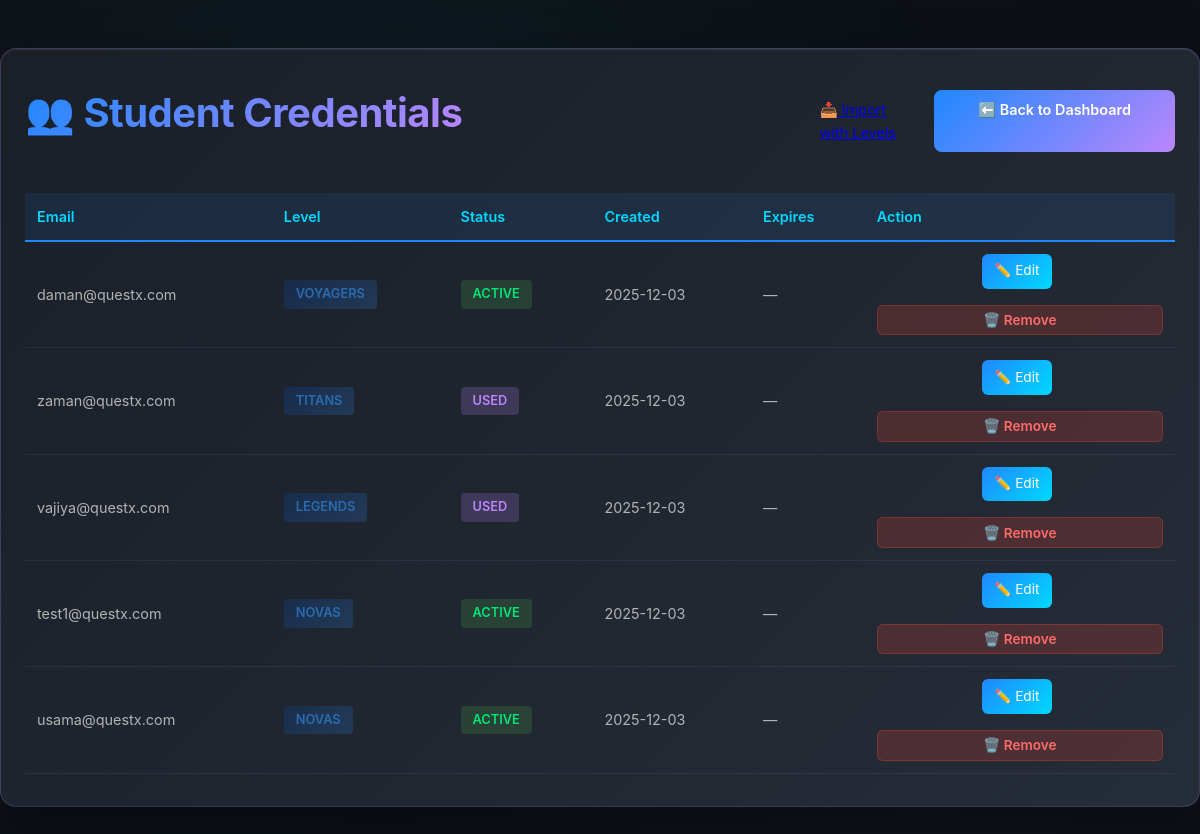
The page /admin/credentials (signed in) on the database its author committed.
### tables this page shows
CREATE TABLE student_credentials (
            id INTEGER PRIMARY KEY AUTOINCREMENT,
            email TEXT UNIQUE,
            password_hash TEXT,
            name TEXT,
            student_id TEXT,
            level TEXT DEFAULT 'NOVAS',
            status TEXT DEFAULT 'active',
            created_at TEXT,
            expires_at TEXT
        );

### app.py (the view)
@app.get('/admin/credentials')
def admin_credentials():
    if 'admin_id' not in session:
        return redirect(url_for('admin_login'))
    conn = get_db()
    credentials = conn.execute("""
        SELECT id, email, name, level, status, created_at, expires_at
        FROM student_credentials
        ORDER BY created_at DESC
    """).fetchall()
    conn.close()
    return render_template('admin_credentials.html', app_title=APP_TITLE, credentials=credentials)

### app.py (called while the page is built)
def get_db():
    conn = sqlite3.connect(DB_PATH, check_same_thread=False, isolation_level=None)
    conn.row_factory = sqlite3.Row
    conn.execute("PRAGMA journal_mode=WAL;")
    conn.execute("PRAGMA synchronous=NORMAL;")
    return conn

### templates/admin_credentials.html (shortened to what this page needs)
<!doctype html>
<html lang="en">
<head>
  <link rel="stylesheet" href="{{ url_for('static', filename='style.css') }}">
</head>
<body>
  <main class="container" style="max-width: 1200px;">
    <div style="display: flex; justify-content: space-between; align-items: center; margin-bottom: 2rem;">
      <h1>👥 Student Credentials</h1>
      <div style="display:flex; gap:0.5rem;">
        <a href="{{ url_for('admin_import_get') }}" class="secondary" style="padding: 0.5rem 1rem; font-size: 0.9rem;">📥 Import with Levels</a>
        <a href="{{ url_for('admin_dashboard') }}" class="primary" style="padding: 0.5rem 1rem; font-size: 0.9rem;">⬅️ Back to Dashboard</a>
      </div>
    </div>
    {% if credentials %}
    <table class="credentials-table">
      <thead>
        <tr>
          <th>Email</th>
          <th>Level</th>
          <th>Status</th>
          <th>Created</th>
          <th>Expires</th>
          <th>Action</th>
        </tr>
      </thead>
      <tbody>
        {% for cred in credentials %}
        <tr>
          <td>{{ cred.email }}</td>
          <td>
            <span class="level-badge">{{ cred.level or 'NOVAS' }}</span>
          </td>
          <td>
            <span class="status-badge {% if cred.status == 'active' %}status-active{% else %}status-used{% endif %}">
              {{ cred.status|upper }}
            </span>
          </td>
          <td>{{ cred.created_at[:10] }}</td>
          <td>{{ cred.expires_at[:10] if cred.expires_at else '—' }}</td>
          <td class="action-cell">
            <a href="{{ url_for('admin_edit_credential') }}?email={{ cred.email }}" class="edit-btn">✏️ Edit</a>
            <form method="POST" action="{{ url_for('delete_credential') }}" style="display:inline;" onsubmit="return confirm('Are you sure you want to remove this credential?');">
              <button type="submit" class="delete-btn">🗑️ Remove</button>
            </form>
          </td>
        </tr>
        {% endfor %}
      </tbody>
    </table>
    {% else %}
    <p class="muted">No credentials generated yet.</p>
    {% endif %}
  </main>
</body>
</html>

### static/style.css (style rules this page uses)
:root { --primary-dark: #0f1419; --primary-darker: #0a0e13; --accent-cyan: #00d9ff; --accent-purple: #bb86fc; --accent-blue: #1f88ff; --accent-green: #00e676; --text-primary: #ffffff; --text-secondary: #b3b3b3; --text-muted: #888888; --surface-dark: #1a1f28; --surface-light: #252d38; --border-color: #333d4d; --error: #ff5252; --warning: #ffb74d; --success: #4caf50; --gradient-primary: linear-gradient(135deg, #1f88ff 0%, #bb86fc 100%); --gradient-accent: linear-gradient(135deg, #00d9ff 0%, #1f88ff 100%); --gradient-hover: linear-gradient(135deg, #bb86fc 0%, #00d9ff 100%); }
* { margin: 0; padding: 0; box-sizing: border-box; }
html, body { width: 100%; height: 100%; overflow-x: hidden; }
body { font-family: -apple-system, BlinkMacSystemFont, 'Segoe UI', 'Roboto', 'Oxygen', 'Ubuntu', 'Cantarell', sans-serif; background: linear-gradient(135deg, var(--primary-dark) 0%, var(--primary-darker) 100%); color: var(--text-primary); line-height: 1.6; position: relative; overflow-y: auto; }
body::before { content: ''; position: fixed; top: 0; left: 0; right: 0; bottom: 0; background: radial-gradient(circle at 20% 50%, rgba(31, 136, 255, 0.05) 0%, transparent 50%), radial-gradient(circle at 80% 80%, rgba(187, 134, 252, 0.05) 0%, transparent 50%), radial-gradient(circle at 40% 20%, rgba(0, 217, 255, 0.03) 0%, transparent 50%); pointer-events: none; z-index: 0; }
main { position: relative; z-index: 1; }
h1, h2, h3, h4, h5, h6 { font-weight: 700; letter-spacing: -0.5px; margin: 0; }
h1 { font-size: 2.5rem; background: var(--gradient-primary); -webkit-background-clip: text; -webkit-text-fill-color: transparent; background-clip: text; margin-bottom: 1rem; animation: fadeInDown 0.8s ease-out; }
p, span { color: var(--text-secondary); font-size: 0.95rem; }
.container { max-width: 500px; margin: 3rem auto; padding: 2rem 1.5rem; background: linear-gradient(135deg, var(--surface-dark) 0%, var(--surface-light) 100%); border-radius: 16px; border: 1px solid rgba(187, 134, 252, 0.2); box-shadow: 0 20px 60px rgba(0, 0, 0, 0.4), inset 0 1px 1px rgba(255, 255, 255, 0.1); backdrop-filter: blur(10px); animation: fadeInUp 0.8s ease-out; }
button, a.primary { display: inline-block; width: 100%; padding: 0.95rem 1.5rem; background: var(--gradient-primary); color: var(--text-primary); border: none; border-radius: 8px; font-size: 1rem; font-weight: 600; cursor: pointer; transition: all 0.3s ease; position: relative; overflow: hidden; text-decoration: none; text-align: center; font-family: inherit; }
button::before, a.primary::before { content: ''; position: absolute; top: 0; left: -100%; width: 100%; height: 100%; background: rgba(255, 255, 255, 0.2); transition: left 0.3s ease; z-index: 0; }
button.primary, button[type="submit"] { margin-top: 1rem; }

### templates/admin_credentials.html (style rules this page uses)
.credentials-table { width: 100%; border-collapse: collapse; margin-top: 1rem; font-size: 0.9rem; overflow-x: auto; }
.credentials-table thead { background: rgba(31, 136, 255, 0.1); border-bottom: 2px solid #1f88ff; }
.credentials-table th { padding: 0.75rem; text-align: left; color: #00d9ff; font-weight: 600; }
.credentials-table td { padding: 0.75rem; border-bottom: 1px solid rgba(187, 134, 252, 0.1); color: #b3b3b3; word-break: break-all; }
.status-badge { display: inline-block; padding: 0.25rem 0.75rem; border-radius: 4px; font-size: 0.8rem; font-weight: 600; }
.status-active { background: rgba(76, 175, 80, 0.2); color: #00e676; }
.status-used { background: rgba(187, 134, 252, 0.2); color: #bb86fc; }
.level-badge { display: inline-block; padding: 0.25rem 0.75rem; border-radius: 4px; font-size: 0.8rem; font-weight: 600; background: linear-gradient(135deg, rgba(11, 61, 145, 0.3) 0%, rgba(43, 109, 176, 0.3) 100%); color: #2B6CB0; }
.action-cell { text-align: center; }
.delete-btn { background: rgba(244, 67, 54, 0.2); color: #ff6b6b; border: 1px solid rgba(244, 67, 54, 0.3); padding: 0.4rem 0.8rem; border-radius: 6px; cursor: pointer; font-size: 0.85rem; transition: all 0.2s; display: inline-block; text-decoration: none; }
.edit-btn { background: linear-gradient(135deg, #1f88ff 0%, #00d9ff 100%); color: white; border: none; padding: 0.4rem 0.8rem; border-radius: 6px; cursor: pointer; font-size: 0.85rem; text-decoration: none; margin-right: 6px; display: inline-block; }

### rows shown on the page
student_credentials: email "daman@questx.com", level "VOYAGERS", status "ACTIVE", created_at "2025-12-03", expires_at "—"
student_credentials: email "zaman@questx.com", level "TITANS", status "USED", created_at "2025-12-03", expires_at "—"
student_credentials: email "vajiya@questx.com", level "LEGENDS", status "USED", created_at "2025-12-03", expires_at "—"
student_credentials: email "test1@questx.com", level "NOVAS", status "ACTIVE", created_at "2025-12-03", expires_at "—"
student_credentials: email "usama@questx.com", level "NOVAS", status "ACTIVE", created_at "2025-12-03", expires_at "—"
